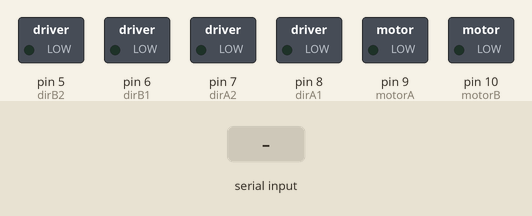
The sketch below on a simulated Arduino Uno, built with avr-gcc and run on an emulated ATmega328P. Parts: switched loads named in the sketch (green lamp = pin HIGH). The test bench sets the inputs (shaded band).

Above: at 1.2 s.
1.3 s: "1" received over Serial
At 2.2 s:
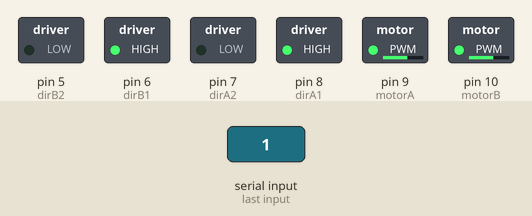
2.8 s: "2" received over Serial
At 3.3 s:
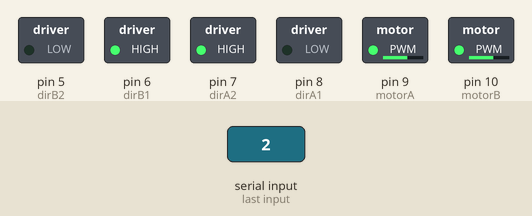
4.3 s: "3" received over Serial
At 5.5 s:
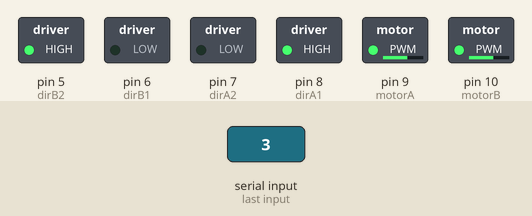
5.8 s: "4" received over Serial
At 6.8 s:
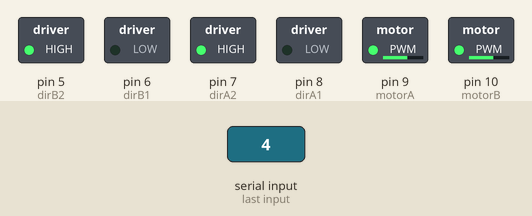
7.3 s: "5" received over Serial
At 8.0 s:
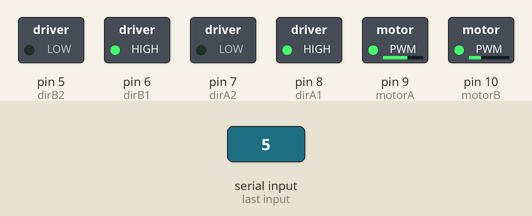
8.8 s: "6" received over Serial
At 9.1 s:
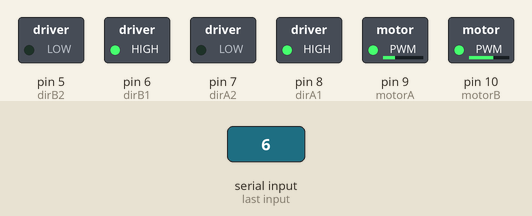
Timing chart, 0 to 11.3 s (numbered marks = the images above; inputs shaded):
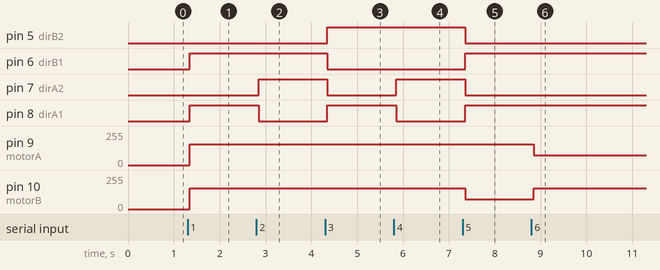

Measured:
- after the input at 1.3 s, pin 6 (dirB1), pin 8 (dirA1): LOW → HIGH after 0.05 s; pin 9 (motorA), pin 10 (motorB): 0/255 → 155/255 after 0.05 s
- after the input at 2.8 s, pin 7 (dirA2): LOW → HIGH after 0.05 s; pin 8 (dirA1): HIGH → LOW after 0.05 s
- after the input at 4.3 s, pin 5 (dirB2), pin 8 (dirA1): LOW → HIGH after 0.05 s; pin 6 (dirB1), pin 7 (dirA2): HIGH → LOW after 0.05 s
- after the input at 5.8 s, pin 7 (dirA2): LOW → HIGH after 0.05 s; pin 8 (dirA1): HIGH → LOW after 0.05 s
- after the input at 7.3 s, pin 5 (dirB2), pin 7 (dirA2): HIGH → LOW after 0.05 s; pin 6 (dirB1), pin 8 (dirA1): LOW → HIGH after 0.05 s; pin 10 (motorB): 155/255 → 75/255 after 0.05 s
- after the input at 8.8 s, pin 9 (motorA): 155/255 → 75/255 after 0.05 s; pin 10 (motorB): 75/255 → 155/255 after 0.05 s

The sketch:

motorControl.ino
```cpp
#define motorA 9
#define dirA1 8
#define dirA2 7
#define motorB 10
#define dirB1 6
#define dirB2 5
const int MAX_SPEED = 155;
const int AVERAGE_SPEED = 75;

char message = 0;
int count = 0;

void moveForward();
void moveLeft();
void moveRight();
void moveBack();
void moveForwardLeft();
void moveForwardRight();
void moveBackLeft();
void moveBackRight();
void Stop();

void setup() {
  pinMode(motorA, OUTPUT);
  pinMode(motorB, OUTPUT);
  pinMode(dirA1, OUTPUT);
  pinMode(dirA2, OUTPUT);
  pinMode(dirB1, OUTPUT);
  pinMode(dirB2, OUTPUT);
  Serial.begin(115200);
}

void loop() {
  if(Serial.available()) {
    message = Serial.read();
  }

  switch(message){
    case'1':
      moveForward();
      break;
    case'2':
      moveLeft();
      break;
    case'3':
      moveRight();
      break;
    case'4':
      moveBack();
      break;
    case'5':
      moveForwardLeft();
      break;
    case'6':
      moveForwardRight();
      break;
    case'7':
      moveBackLeft();
      break;
    case'8':
      moveBackRight();
      break;
    case '0':
      count++;
      break;
  }

  if(count == 3) {
    Stop();
    count = 0;
  }
  delay(150);
}

void moveForward(){
  analogWrite(motorA, MAX_SPEED); //skorost
  digitalWrite(dirA1, HIGH); //posoki
  digitalWrite(dirA2, LOW);
  analogWrite(motorB, MAX_SPEED);
  digitalWrite(dirB1, HIGH);
  digitalWrite(dirB2, LOW);
}

void moveLeft(){
  analogWrite(motorA, MAX_SPEED);
  digitalWrite(dirA1, LOW);
  digitalWrite(dirA2, HIGH);
  analogWrite(motorB, MAX_SPEED);
  digitalWrite(dirB1, HIGH);
  digitalWrite(dirB2, LOW);
}

void moveRight(){
  analogWrite(motorA, MAX_SPEED);
  digitalWrite(dirA1, HIGH);
  digitalWrite(dirA2, LOW);
  analogWrite(motorB, MAX_SPEED);
  digitalWrite(dirB1, LOW);
  digitalWrite(dirB2, HIGH);
}

void moveBack(){
  analogWrite(motorA, MAX_SPEED);
  digitalWrite(dirA1, LOW);
  digitalWrite(dirA2, HIGH);
  analogWrite(motorB, MAX_SPEED);
  digitalWrite(dirB1, LOW);
  digitalWrite(dirB2, HIGH);
}

void moveForwardLeft(){
  analogWrite(motorA, MAX_SPEED);
  digitalWrite(dirA1, HIGH);
  digitalWrite(dirA2, LOW);
  analogWrite(motorB, AVERAGE_SPEED);
  digitalWrite(dirB1, HIGH);
  digitalWrite(dirB2, LOW);
}

void moveForwardRight(){
  analogWrite(motorA, AVERAGE_SPEED);
  digitalWrite(dirA1, HIGH);
  digitalWrite(dirA2, LOW);
  analogWrite(motorB, MAX_SPEED);
  digitalWrite(dirB1, HIGH);
  digitalWrite(dirB2, LOW);
}

void moveBackLeft(){
  analogWrite(motorA, MAX_SPEED);
  digitalWrite(dirA1, LOW);
  digitalWrite(dirA2, HIGH);
  analogWrite(motorB, AVERAGE_SPEED);
  digitalWrite(dirB1, LOW);
  digitalWrite(dirB2, HIGH);
}

void moveBackRight(){
  analogWrite(motorA, AVERAGE_SPEED);
  digitalWrite(dirA1, LOW);
  digitalWrite(dirA2, HIGH);
  analogWrite(motorB, MAX_SPEED);
  digitalWrite(dirB1, LOW);
  digitalWrite(dirB2, HIGH);
}

void Stop() {
  analogWrite(motorA, 0);
  analogWrite(motorB, 0);
  digitalWrite(dirA1, LOW);
  digitalWrite(dirA2, LOW);
  digitalWrite(dirB1, LOW);
  digitalWrite(dirB2, LOW);
}
```
